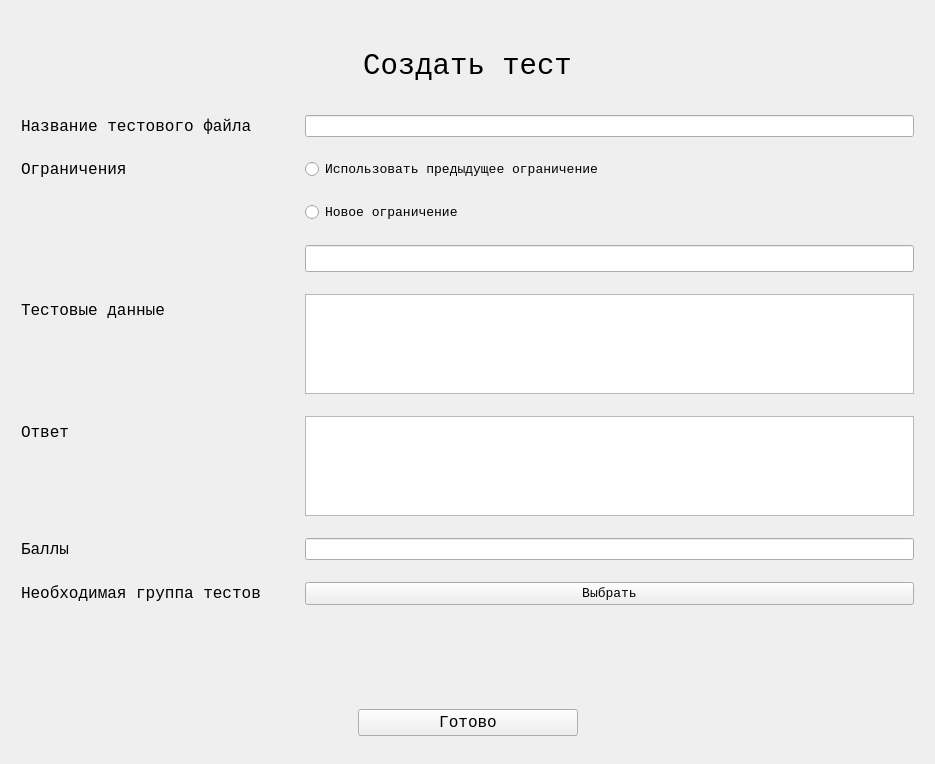
<?xml version="1.0" encoding="UTF-8"?>
<ui version="4.0">
 <class>Form</class>
 <widget class="QWidget" name="Form">
  <property name="geometry">
   <rect>
    <x>0</x>
    <y>0</y>
    <width>935</width>
    <height>764</height>
   </rect>
  </property>
  <property name="minimumSize">
   <size>
    <width>935</width>
    <height>764</height>
   </size>
  </property>
  <property name="maximumSize">
   <size>
    <width>935</width>
    <height>764</height>
   </size>
  </property>
  <property name="windowTitle">
   <string>Form</string>
  </property>
  <widget class="QWidget" name="layoutWidget">
   <property name="geometry">
    <rect>
     <x>0</x>
     <y>20</y>
     <width>937</width>
     <height>720</height>
    </rect>
   </property>
   <layout class="QVBoxLayout" name="verticalLayout">
    <item>
     <widget class="QFrame" name="frame">
      <property name="minimumSize">
       <size>
        <width>935</width>
        <height>679</height>
       </size>
      </property>
      <property name="maximumSize">
       <size>
        <width>935</width>
        <height>679</height>
       </size>
      </property>
      <property name="frameShape">
       <enum>QFrame::NoFrame</enum>
      </property>
      <property name="frameShadow">
       <enum>QFrame::Plain</enum>
      </property>
      <layout class="QFormLayout" name="formLayout_4">
       <property name="horizontalSpacing">
        <number>44</number>
       </property>
       <property name="verticalSpacing">
        <number>22</number>
       </property>
       <property name="leftMargin">
        <number>21</number>
       </property>
       <property name="topMargin">
        <number>27</number>
       </property>
       <property name="rightMargin">
        <number>21</number>
       </property>
       <item row="0" column="0" colspan="2">
        <widget class="QLabel" name="label_25">
         <property name="font">
          <font>
           <family>Consolas</family>
           <pointsize>22</pointsize>
          </font>
         </property>
         <property name="styleSheet">
          <string notr="true">padding-bottom: 10
</string>
         </property>
         <property name="frameShadow">
          <enum>QFrame::Raised</enum>
         </property>
         <property name="text">
          <string>Создать тест</string>
         </property>
         <property name="alignment">
          <set>Qt::AlignCenter</set>
         </property>
        </widget>
       </item>
       <item row="2" column="0">
        <widget class="QLabel" name="label_26">
         <property name="font">
          <font>
           <family>Consolas</family>
           <pointsize>12</pointsize>
          </font>
         </property>
         <property name="text">
          <string>Название тестового файла</string>
         </property>
        </widget>
       </item>
       <item row="2" column="1">
        <widget class="QLineEdit" name="lineEdit_16">
         <property name="styleSheet">
          <string notr="true">font: 12pt &quot;Consolas&quot;;</string>
         </property>
        </widget>
       </item>
       <item row="3" column="0">
        <widget class="QLabel" name="label_27">
         <property name="font">
          <font>
           <family>Consolas</family>
           <pointsize>12</pointsize>
          </font>
         </property>
         <property name="text">
          <string>Ограничения</string>
         </property>
        </widget>
       </item>
       <item row="3" column="1">
        <widget class="QRadioButton" name="radioButton_7">
         <property name="font">
          <font>
           <family>Consolas</family>
           <pointsize>10</pointsize>
          </font>
         </property>
         <property name="text">
          <string>Использовать предыдущее ограничение</string>
         </property>
        </widget>
       </item>
       <item row="4" column="1">
        <widget class="QRadioButton" name="radioButton_8">
         <property name="font">
          <font>
           <family>Consolas</family>
           <pointsize>10</pointsize>
          </font>
         </property>
         <property name="text">
          <string>Новое ограничение</string>
         </property>
        </widget>
       </item>
       <item row="5" column="1">
        <widget class="QLineEdit" name="lineEdit_17">
         <property name="font">
          <font>
           <family>Consolas</family>
           <pointsize>12</pointsize>
          </font>
         </property>
        </widget>
       </item>
       <item row="6" column="0">
        <widget class="QLabel" name="label_28">
         <property name="font">
          <font>
           <family>Consolas</family>
           <pointsize>12</pointsize>
          </font>
         </property>
         <property name="text">
          <string>Тестовые данные</string>
         </property>
        </widget>
       </item>
       <item row="6" column="1">
        <widget class="QPlainTextEdit" name="plainTextEdit_7">
         <property name="sizePolicy">
          <sizepolicy hsizetype="Expanding" vsizetype="Maximum">
           <horstretch>0</horstretch>
           <verstretch>0</verstretch>
          </sizepolicy>
         </property>
         <property name="maximumSize">
          <size>
           <width>16777215</width>
           <height>100</height>
          </size>
         </property>
         <property name="styleSheet">
          <string notr="true">font: 12pt &quot;Consolas&quot;;</string>
         </property>
        </widget>
       </item>
       <item row="8" column="0">
        <widget class="QLabel" name="label_30">
         <property name="font">
          <font>
           <family>Consolas</family>
           <pointsize>12</pointsize>
          </font>
         </property>
         <property name="text">
          <string>Ответ</string>
         </property>
        </widget>
       </item>
       <item row="8" column="1">
        <widget class="QPlainTextEdit" name="plainTextEdit_8">
         <property name="sizePolicy">
          <sizepolicy hsizetype="Expanding" vsizetype="Maximum">
           <horstretch>0</horstretch>
           <verstretch>0</verstretch>
          </sizepolicy>
         </property>
         <property name="maximumSize">
          <size>
           <width>16777215</width>
           <height>100</height>
          </size>
         </property>
         <property name="styleSheet">
          <string notr="true">font: 12pt &quot;Consolas&quot;;</string>
         </property>
        </widget>
       </item>
       <item row="9" column="0">
        <widget class="QLabel" name="label_31">
         <property name="font">
          <font>
           <family>Consolas</family>
           <pointsize>12</pointsize>
          </font>
         </property>
         <property name="text">
          <string>Баллы</string>
         </property>
        </widget>
       </item>
       <item row="9" column="1">
        <widget class="QLineEdit" name="lineEdit_19">
         <property name="styleSheet">
          <string notr="true">font: 12pt &quot;Consolas&quot;;</string>
         </property>
        </widget>
       </item>
       <item row="10" column="0">
        <widget class="QLabel" name="label_32">
         <property name="font">
          <font>
           <family>Consolas</family>
           <pointsize>12</pointsize>
          </font>
         </property>
         <property name="text">
          <string>Необходимая группа тестов</string>
         </property>
        </widget>
       </item>
       <item row="10" column="1">
        <widget class="QPushButton" name="pushButton_2">
         <property name="font">
          <font>
           <family>Consolas</family>
           <pointsize>10</pointsize>
          </font>
         </property>
         <property name="text">
          <string>Выбрать</string>
         </property>
        </widget>
       </item>
      </layout>
     </widget>
    </item>
    <item alignment="Qt::AlignHCenter">
     <widget class="QPushButton" name="pushButton">
      <property name="sizePolicy">
       <sizepolicy hsizetype="Maximum" vsizetype="Fixed">
        <horstretch>0</horstretch>
        <verstretch>0</verstretch>
       </sizepolicy>
      </property>
      <property name="minimumSize">
       <size>
        <width>220</width>
        <height>0</height>
       </size>
      </property>
      <property name="maximumSize">
       <size>
        <width>100</width>
        <height>16777215</height>
       </size>
      </property>
      <property name="font">
       <font>
        <family>Consolas</family>
        <pointsize>12</pointsize>
       </font>
      </property>
      <property name="text">
       <string>Готово</string>
      </property>
      <property name="flat">
       <bool>false</bool>
      </property>
     </widget>
    </item>
   </layout>
  </widget>
 </widget>
 <resources/>
 <connections/>
</ui>
